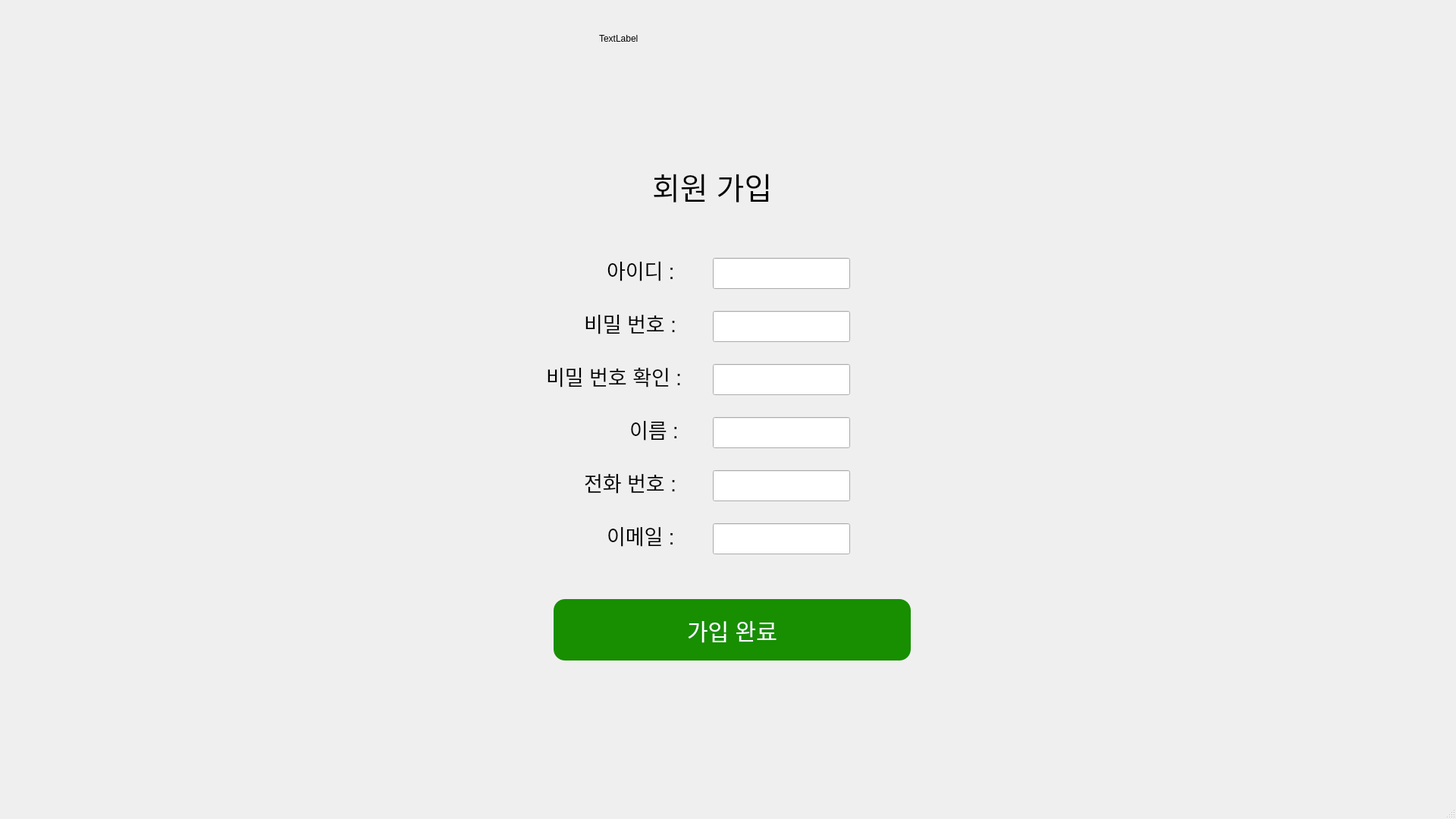
<?xml version="1.0" encoding="UTF-8"?>
<ui version="4.0">
 <class>MainWindow</class>
 <widget class="QMainWindow" name="MainWindow">
  <property name="geometry">
   <rect>
    <x>0</x>
    <y>0</y>
    <width>1920</width>
    <height>1080</height>
   </rect>
  </property>
  <property name="windowTitle">
   <string>MainWindow</string>
  </property>
  <widget class="QWidget" name="centralwidget">
   <widget class="QLabel" name="label">
    <property name="geometry">
     <rect>
      <x>860</x>
      <y>210</y>
      <width>161</width>
      <height>71</height>
     </rect>
    </property>
    <property name="font">
     <font>
      <pointsize>30</pointsize>
     </font>
    </property>
    <property name="text">
     <string>회원 가입</string>
    </property>
   </widget>
   <widget class="QLabel" name="label_2">
    <property name="geometry">
     <rect>
      <x>800</x>
      <y>340</y>
      <width>101</width>
      <height>31</height>
     </rect>
    </property>
    <property name="font">
     <font>
      <pointsize>20</pointsize>
     </font>
    </property>
    <property name="text">
     <string>아이디 :</string>
    </property>
   </widget>
   <widget class="QLabel" name="label_3">
    <property name="geometry">
     <rect>
      <x>770</x>
      <y>410</y>
      <width>131</width>
      <height>31</height>
     </rect>
    </property>
    <property name="font">
     <font>
      <pointsize>20</pointsize>
     </font>
    </property>
    <property name="text">
     <string>비밀 번호 :</string>
    </property>
   </widget>
   <widget class="QLineEdit" name="id">
    <property name="geometry">
     <rect>
      <x>940</x>
      <y>340</y>
      <width>181</width>
      <height>41</height>
     </rect>
    </property>
    <property name="font">
     <font>
      <pointsize>11</pointsize>
     </font>
    </property>
   </widget>
   <widget class="QLabel" name="label_4">
    <property name="geometry">
     <rect>
      <x>720</x>
      <y>480</y>
      <width>191</width>
      <height>31</height>
     </rect>
    </property>
    <property name="font">
     <font>
      <pointsize>20</pointsize>
     </font>
    </property>
    <property name="text">
     <string>비밀 번호 확인 :</string>
    </property>
   </widget>
   <widget class="QLabel" name="label_5">
    <property name="geometry">
     <rect>
      <x>830</x>
      <y>550</y>
      <width>67</width>
      <height>31</height>
     </rect>
    </property>
    <property name="font">
     <font>
      <pointsize>20</pointsize>
     </font>
    </property>
    <property name="text">
     <string>이름 :</string>
    </property>
   </widget>
   <widget class="QLabel" name="label_6">
    <property name="geometry">
     <rect>
      <x>770</x>
      <y>620</y>
      <width>121</width>
      <height>31</height>
     </rect>
    </property>
    <property name="font">
     <font>
      <pointsize>20</pointsize>
     </font>
    </property>
    <property name="text">
     <string>전화 번호 :</string>
    </property>
   </widget>
   <widget class="QLabel" name="label_7">
    <property name="geometry">
     <rect>
      <x>800</x>
      <y>690</y>
      <width>111</width>
      <height>31</height>
     </rect>
    </property>
    <property name="font">
     <font>
      <pointsize>20</pointsize>
     </font>
    </property>
    <property name="text">
     <string>이메일 :</string>
    </property>
   </widget>
   <widget class="QLineEdit" name="pw">
    <property name="geometry">
     <rect>
      <x>940</x>
      <y>410</y>
      <width>181</width>
      <height>41</height>
     </rect>
    </property>
   </widget>
   <widget class="QLineEdit" name="pw_re">
    <property name="geometry">
     <rect>
      <x>940</x>
      <y>480</y>
      <width>181</width>
      <height>41</height>
     </rect>
    </property>
   </widget>
   <widget class="QLineEdit" name="name">
    <property name="geometry">
     <rect>
      <x>940</x>
      <y>550</y>
      <width>181</width>
      <height>41</height>
     </rect>
    </property>
   </widget>
   <widget class="QLineEdit" name="tel">
    <property name="geometry">
     <rect>
      <x>940</x>
      <y>620</y>
      <width>181</width>
      <height>41</height>
     </rect>
    </property>
   </widget>
   <widget class="QPushButton" name="sing_up_complete">
    <property name="geometry">
     <rect>
      <x>730</x>
      <y>790</y>
      <width>471</width>
      <height>81</height>
     </rect>
    </property>
    <property name="font">
     <font>
      <pointsize>-1</pointsize>
     </font>
    </property>
    <property name="styleSheet">
     <string notr="true">background-color: rgb(23,143,1);
color: white; 
font-size: 30px;   
border-radius: 15px; </string>
    </property>
    <property name="text">
     <string>가입 완료</string>
    </property>
   </widget>
   <widget class="QLineEdit" name="email">
    <property name="geometry">
     <rect>
      <x>940</x>
      <y>690</y>
      <width>181</width>
      <height>41</height>
     </rect>
    </property>
   </widget>
   <widget class="QPushButton" name="home_button">
    <property name="geometry">
     <rect>
      <x>1650</x>
      <y>20</y>
      <width>90</width>
      <height>90</height>
     </rect>
    </property>
    <property name="font">
     <font>
      <pointsize>26</pointsize>
     </font>
    </property>
    <property name="styleSheet">
     <string notr="true">background-image:url(./gui/main/image/closeBTN.png);
border-style : solid;
border-width : 5px;</string>
    </property>
    <property name="text">
     <string/>
    </property>
   </widget>
   <widget class="QLabel" name="logo">
    <property name="geometry">
     <rect>
      <x>790</x>
      <y>20</y>
      <width>271</width>
      <height>61</height>
     </rect>
    </property>
    <property name="text">
     <string>TextLabel</string>
    </property>
   </widget>
  </widget>
  <widget class="QMenuBar" name="menubar">
   <property name="geometry">
    <rect>
     <x>0</x>
     <y>0</y>
     <width>1920</width>
     <height>22</height>
    </rect>
   </property>
  </widget>
  <widget class="QStatusBar" name="statusbar"/>
 </widget>
 <resources/>
 <connections/>
</ui>
